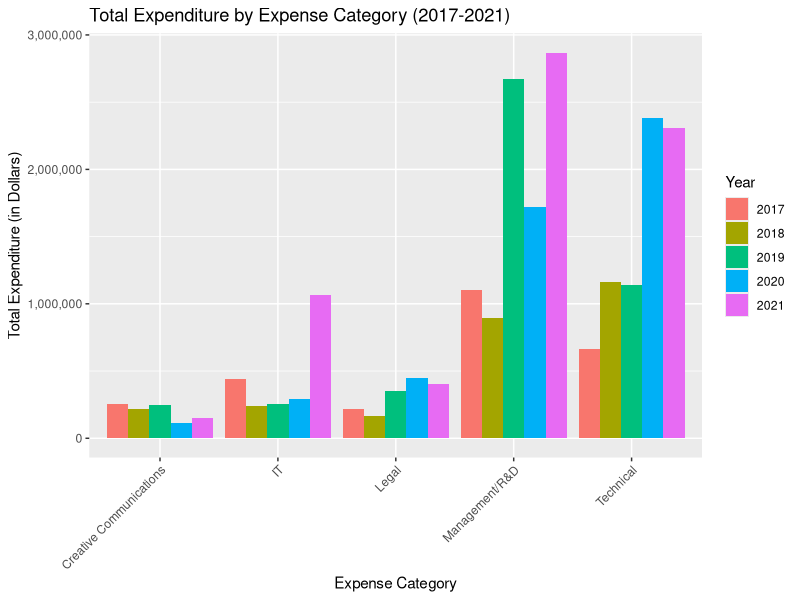
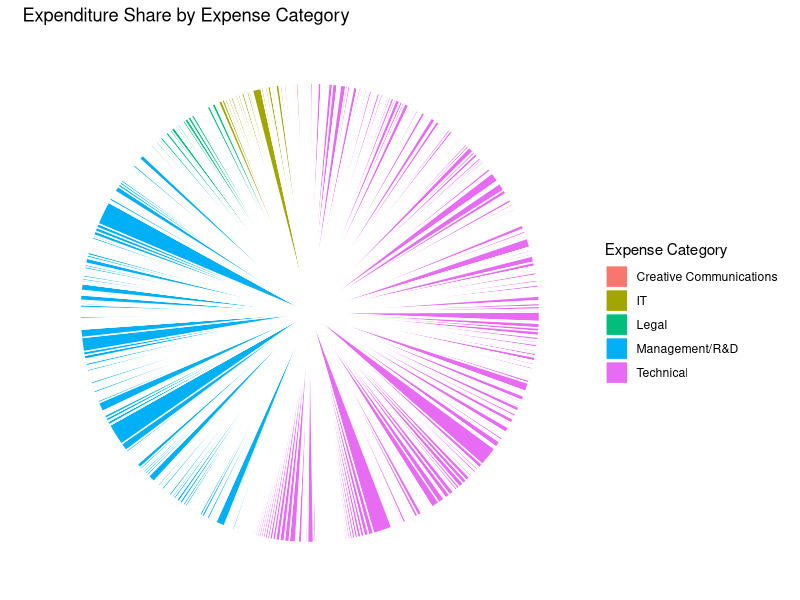
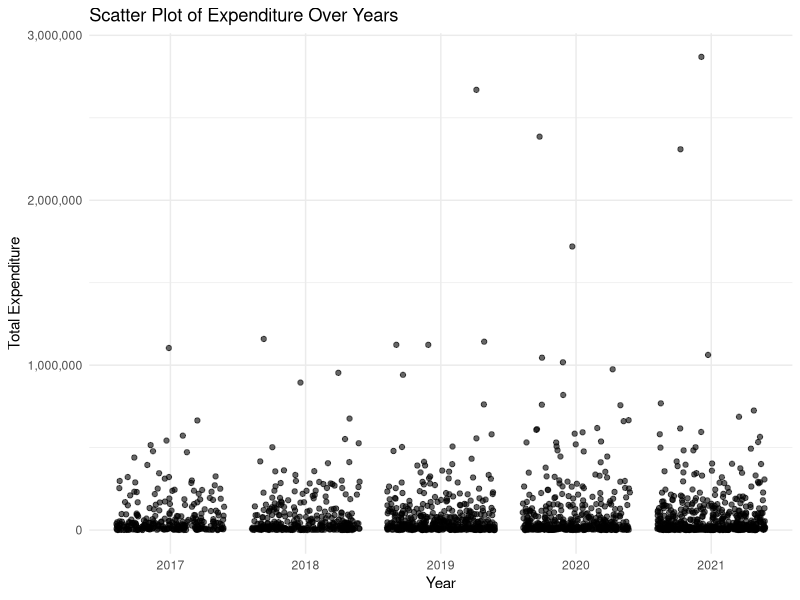
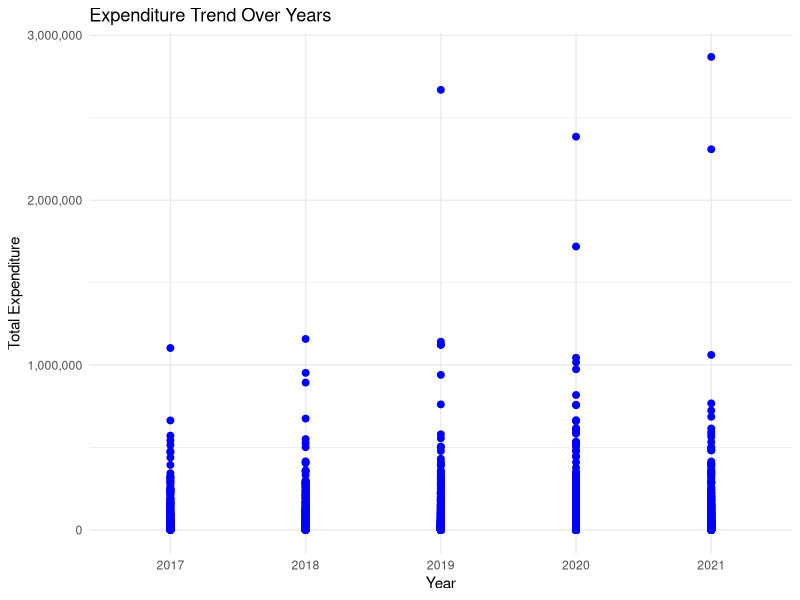

These figures' R source, in order:
## ---- chunk 1
#| include: false
#| warning: false
#| message: false

library(tidyverse)
library(palmerpenguins)
## ---- chunk 2
#| message: false
#| echo: false
#| warning: false
#| tbl-cap: Sample of Cleaned Consulting Expenditure Data 2021
#| label: tbl_cleaned_data

library(tidyverse) 
library(knitr) 
library(kableExtra)
library(here)

#reading cleaned data


cleaned_expenditure_data_2021 = read_csv(
  file = here("inputs/data/cleaned_data_2021.csv"),
  show_col_types = FALSE
)

cleaned_expenditure_data_2020 = read_csv(file = here("inputs/data/cleaned_data_2020.csv"),
  show_col_types = FALSE
)

cleaned_expenditure_data_2019 = read_csv(file = here("inputs/data/cleaned_data_2019.csv"),
  show_col_types = FALSE
)

cleaned_expenditure_data_2018 = read_csv(file = here("inputs/data/cleaned_data_2018.csv"),
  show_col_types = FALSE
)

cleaned_expenditure_data_2017 = read_csv(file = here("inputs/data/cleaned_data_2017.csv"),
  show_col_types = FALSE
)

#plotting table
options(kableExtra.latex.max.width=1)
head(cleaned_expenditure_data_2021, 6) |>
  kable(
    col.names = c("Budget Type", "City/ABC", "Expense Category", "Division Board", "Consultant's Name", "Expenditure"),
    booktabs = TRUE,
    longtable = FALSE
  ) |> kable_styling(latex_options = c("striped", "scale_down"))


## ---- chunk 3
#| echo: false
#| message: false
#| warning: false
#| label: tblsummary
#| tbl-cap: Summary of Consulting Expenditure by Budget Type (2017-2021)


cleaned_expenditure_data_2021 = cleaned_expenditure_data_2021 %>%
  rename(EXPENDITURE = x2021_expenditure)

cleaned_expenditure_data_2020 =  cleaned_expenditure_data_2020 %>%
  rename(EXPENDITURE = x2020_expenditure)

cleaned_expenditure_data_2019 = cleaned_expenditure_data_2019 %>%
  rename(EXPENDITURE = x2019_expenditure)

cleaned_expenditure_data_2018 = cleaned_expenditure_data_2018 %>%
  rename(EXPENDITURE = x2018_expenditure)

cleaned_expenditure_data_2017 = cleaned_expenditure_data_2017 %>%
  rename(EXPENDITURE = x2017_expenditure)


combined_data <- bind_rows(
  cleaned_expenditure_data_2017 %>% mutate(Year = 2017),
  cleaned_expenditure_data_2018 %>% mutate(Year = 2018),
  cleaned_expenditure_data_2019 %>% mutate(Year = 2019),
  cleaned_expenditure_data_2020 %>% mutate(Year = 2020),
  cleaned_expenditure_data_2021 %>% mutate(Year = 2021)
)

budget_type_summary_all_years <- 
  combined_data %>%
  group_by(Year, budget_type) %>%
  summarise(
    total_expenditure = sum(EXPENDITURE),
    average_expenditure = mean(EXPENDITURE),
    max_expenditure = max(EXPENDITURE),
    min_expenditure = min(EXPENDITURE)
  )

options(kableExtra.latex.max.width = 1)
budget_type_summary_all_years %>% 
  kable(format="markdown", 
    col.names = c("Year", "Budget Type", "Total Expenditure", "Average Expenditure", "Maximum Expenditure", "Minimum Expenditure"),
    booktabs = TRUE,
    longtable = FALSE
  ) %>%
  kable_styling(latex_options = c("striped", "scale_down"))
## ---- chunk 4
#| echo: false
#| message: false
#| warning: false
#| fig-cap: Bar graph for Total Expenditure by Expense Category (2017-2021)
#| label: bar_graph

library(dplyr)
library(gridExtra)
library(patchwork)
library(ggplot2)

ggplot(data = combined_data, aes(x = expense_category, y = EXPENDITURE, fill = as.factor(Year))) +
  geom_bar(stat = "identity", position = "dodge") +
  labs(title = "Total Expenditure by Expense Category (2017-2021)",
       x = "Expense Category",
       y = "Total Expenditure (in Dollars)",
       fill = "Year") +
  theme(axis.text.x = element_text(angle = 45, hjust = 1))+
  scale_y_continuous(labels = scales::comma_format())
## ---- chunk 5
#| echo: false
#| message: false
#| warning: false
#| fig-cap: Pie chart for Expenditure Share by Expense Category
#| label: pie_chart

#Plotting pie chart
ggplot(data = combined_data, aes(x = "", y = EXPENDITURE, fill = expense_category)) +
  geom_bar(stat = "identity", width = 1, color = "white") +
  coord_polar(theta = "y") +
  labs(title = "Expenditure Share by Expense Category",
       x = NULL,
       y = NULL,
       fill = "Expense Category") +
  theme_void()+
  scale_y_continuous(labels = scales::comma_format())

combined_data$Year <- as.factor(combined_data$Year)
## ---- chunk 6
#| echo: false
#| message: false
#| warning: false
#| fig-cap: Scatter plot of Expenditure Over Years
#| label: scatter_plot

# Scatter plot with jitter
ggplot(data = combined_data, aes(x = Year, y = EXPENDITURE)) +
  geom_point(position = position_jitter(), alpha = 0.6) +
  labs(title = "Scatter Plot of Expenditure Over Years",
       x = "Year",
       y = "Total Expenditure") +
  theme_minimal()+
  scale_y_continuous(labels = scales::comma_format())

combined_data$Year <- as.factor(combined_data$Year)
## ---- chunk 7
#| echo: false
#| message: false
#| warning: false
#| fig-cap: Trend plot of Expenditure Over Years
#| label: trend_plot

# Trend plot with smooth curve
ggplot(data = combined_data, aes(x = Year, y = EXPENDITURE)) +
  geom_point(color = "blue", size = 2) +
  geom_smooth(method = "loess", se = FALSE, color = "red", size = 1) +
  labs(title = "Expenditure Trend Over Years",
       x = "Year",
       y = "Total Expenditure") +
  theme_minimal()+
  scale_y_continuous(labels = scales::comma_format())
